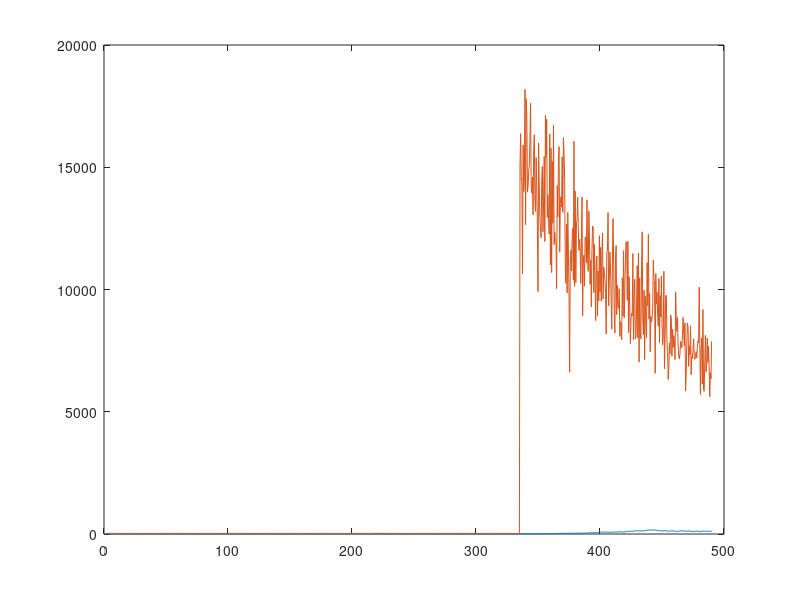
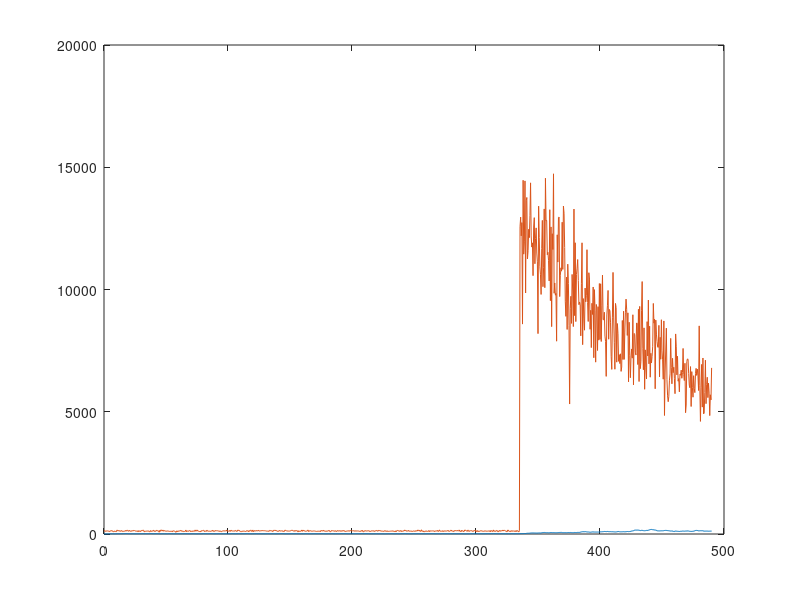
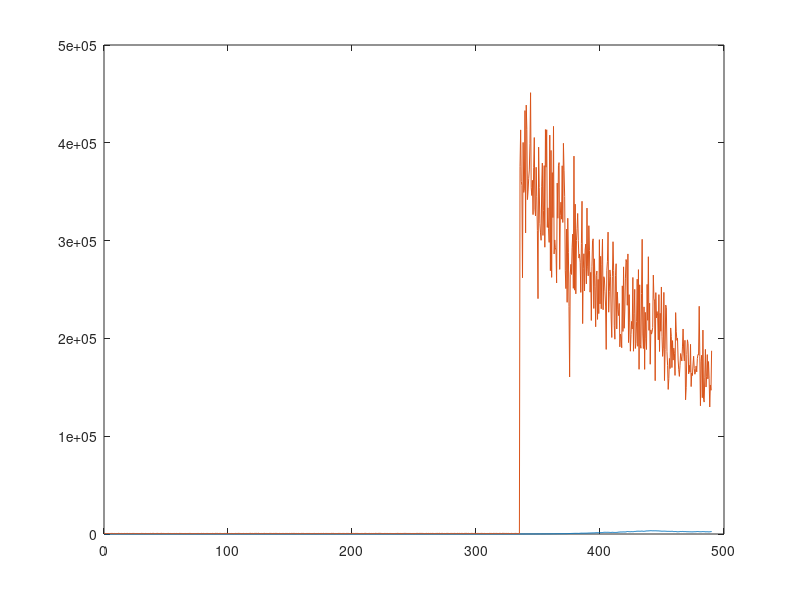
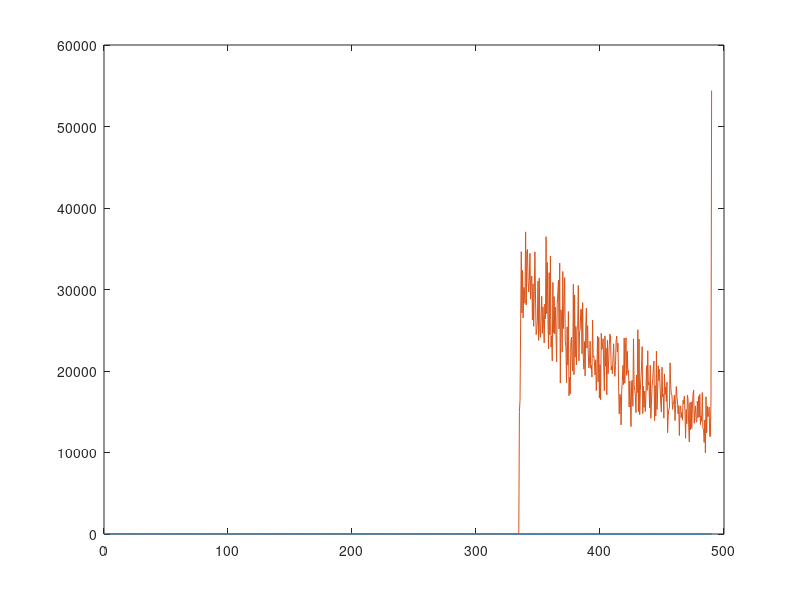

Here is the MATLAB script that generated these plots, in order: (Note: this script raises an error after producing the figures.)
load('case1.mat')
load('case2.mat')
load('case3.mat')
load('case4.mat')
load('case5.mat')
load('case6.mat')
load('case7.mat')
load('case8.mat')
load('case9.mat')
load('data_ori.mat') % só para obter a trajetória tem tudo incluido

color1=[0 0.4470 0.7410];
color2=[0.6350 0.0780 0.1840];
color3=[0.4660 0.6740 0.1880];
color4=[0.8500 0.3250 0.0980];

%% Comparar o case1 com case4 
figure(1)
    plot(0:0.5:490, case1.Var_x)
    hold on
    plot(0:0.5:490, case4.Var_x)
figure(2)
    plot(0:0.5:490, case1.Var_y)
    hold on
    plot(0:0.5:490, case4.Var_y)
figure(3)
    plot(0:0.5:490, case1.Var_z)
    hold on
    plot(0:0.5:490, case4.Var_z)
figure(4)
    plot(0:0.5:490, case1.Var_vx)
    hold on
    plot(0:0.5:490, case4.Var_vx)
figure(5)
    plot(0:0.5:490, case1.Var_vy)
    hold on
    plot(0:0.5:490, case4.Var_vy)
figure(6)
    plot(0:0.5:490, case1.Var_vz)
    hold on
    plot(0:0.5:490, case4.Var_vz)
%%  Comparar o case1 com case4 -> comparar o Kalman filter com o LS tudo ativo 
figure(7)
    plot(0:0.5:490, sqrt(case1.Var_x + case1.Var_y + case1.Var_z))
    hold on
    plot(0:0.5:490, sqrt(case4.Var_x + case4.Var_y + case4.Var_z))
    
figure(8)
    plot(0:0.5:490, sqrt(case1.Var_vx + case1.Var_vy + case1.Var_vz))
    hold on
    plot(0:0.5:490, sqrt(case4.Var_vx + case4.Var_vy + case4.Var_vz))

%% Comparar case1 e case2 (comparação de slow noise em kalman)

h=figure(9)
    plot(0:0.5:490, sqrt(case16.Var_x + case16.Var_y + case16.Var_z),'Color',color2)
    hold on
    plot(0:0.5:490, sqrt(case17.Var_x + case17.Var_y + case17.Var_z),'Color',color3)
    legend('Kalman filter with ñ', 'Kalman filter without ñ ')
    xlabel('Time [s]')
    ylabel('Position rms error [m]')
    set(h,'Units','Inches');
    pos = get(h,'Position');
    set(h,'PaperPositionMode','Auto','PaperUnits','Inches','PaperSize',[pos(3), pos(4)]);
    print(h,'fig24','-dpdf','-r0');
    
h1=figure(10)
    plot(0:0.5:490, sqrt(case16.Var_vx + case16.Var_vy + case16.Var_vz),'Color',color2)
    hold on
    plot(0:0.5:490, sqrt(case17.Var_vx + case17.Var_vy + case17.Var_vz),'Color',color3)
    legend('Kalman filter with ñ', 'Kalman filter without ñ ')
    xlabel('Time [s]')
    ylabel('Velocity rms error [m/s]')
    set(h1,'Units','Inches');
    pos = get(h1,'Position');
    set(h1,'PaperPositionMode','Auto','PaperUnits','Inches','PaperSize',[pos(3), pos(4)]);
    print(h1,'fig25','-dpdf','-r0');
%% comparar case1 e case3 -> existencia de canyon no kalman

h=figure(11)
    plot(0:0.5:490, sqrt(case16.Var_x + case16.Var_y + case16.Var_z),'Color',color2)
    hold on
    plot(0:0.5:490, sqrt(case18.Var_x + case18.Var_y + case18.Var_z),'Color',color1)
    legend('Kalman filter with canyon', 'Kalman filter without canyon ')
    xlabel('Time [s]')
    ylabel('Position rms error [m]')
    set(h,'Units','Inches');
    pos = get(h,'Position');
    set(h,'PaperPositionMode','Auto','PaperUnits','Inches','PaperSize',[pos(3), pos(4)]);
    print(h,'fig26','-dpdf','-r0');
    
h1=figure(12)
    plot(0:0.5:490, sqrt(case16.Var_vx + case16.Var_vy + case16.Var_vz),'Color',color2)
    hold on
    plot(0:0.5:490, sqrt(case18.Var_vx + case18.Var_vy + case18.Var_vz),'Color',color1)
    legend('Kalman filter with canyon', 'Kalman filter without canyon ')
    xlabel('Time [s]')
    ylabel('Velocity rms error [m/s]')
    set(h1,'Units','Inches');
    pos = get(h1,'Position');
    set(h1,'PaperPositionMode','Auto','PaperUnits','Inches','PaperSize',[pos(3), pos(4)]);
    print(h1,'fig27','-dpdf','-r0');
    
%% comparar LS e Kalman sem canyon (case3 e case6)

h1=figure(13)
    plot(0:0.5:490, sqrt(case18.Var_x + case18.Var_y + case18.Var_z),'Color',color2)
    hold on
    plot(0:0.5:490, sqrt(case6.Var_x + case6.Var_y + case6.Var_z),'Color',color3)
    legend('Kalman filter', 'Least Squares')
    xlabel('Time [s]')
    ylabel('Position rms error [m]')
    set(h1,'Units','Inches');
    pos = get(h1,'Position');
    set(h1,'PaperPositionMode','Auto','PaperUnits','Inches','PaperSize',[pos(3), pos(4)]);
    print(h1,'fig22','-dpdf','-r0');
    
h=figure(14)
    plot(0:0.5:490, sqrt(case18.Var_vx + case18.Var_vy + case18.Var_vz),'Color',color2)
    hold on
    plot(0:0.5:490, sqrt(case6.Var_vx + case6.Var_vy + case6.Var_vz),'Color',color3)
    legend('Kalman filter', 'Least Squares')
    xlabel('Time [s]')
    ylabel('Velocity rms error [m/s]')
    set(h,'Units','Inches');
    pos = get(h,'Position');
    set(h,'PaperPositionMode','Auto','PaperUnits','Inches','PaperSize',[pos(3), pos(4)]);
    print(h,'fig23','-dpdf','-r0');
%% comparação da existencia de canyon no least squares

h1=figure(15)
    plot(0:0.5:490, sqrt(case4.Var_x + case4.Var_y + case4.Var_z),'Color',color2)
    hold on
    plot(0:0.5:490, sqrt(case6.Var_x + case6.Var_y + case6.Var_z),'Color',color3)
    legend('Least Squares with canyon', 'Least Squares without canyon ')
    xlabel('Time [s]')
    ylabel('Position rms error [m]')
    set(h1,'Units','Inches');
    pos = get(h1,'Position');
    set(h1,'PaperPositionMode','Auto','PaperUnits','Inches','PaperSize',[pos(3), pos(4)]);
    print(h1,'fig7','-dpdf','-r0');
    
h=figure(16)
    plot(0:0.5:490, sqrt(case4.Var_vx + case4.Var_vy + case4.Var_vz),'Color',color2)
    hold on
    plot(0:0.5:490, sqrt(case6.Var_vx + case6.Var_vy + case6.Var_vz),'Color',color3)
    legend('Least Squares with canyon', 'Least Squares without canyon ')
    xlabel('Time [s]')
    ylabel('Velocity rms error [m/s]')
    set(h,'Units','Inches');
    pos = get(h,'Position');
    set(h,'PaperPositionMode','Auto','PaperUnits','Inches','PaperSize',[pos(3), pos(4)]);
    print(h,'fig8','-dpdf','-r0');
    
 %% expect value of trajectory
 
 h=figure(17)
    plot(case1.E_x,case1.E_y, 'Color', color2)
    hold on
    plot(case4.E_x,case4.E_y, 'Color', color3)
    plot(data_gps.receiver_orig.enu.x,data_gps.receiver_orig.enu.y, 'Color', color1)
    legend('Kalman filter', 'Least Squares', 'Original')
    xlabel('E\{x\} [m]')
    ylabel('E\{y\} [m]')
    set(h,'Units','Inches');
    pos = get(h,'Position');
    set(h,'PaperPositionMode','Auto','PaperUnits','Inches','PaperSize',[pos(3), pos(4)]);
    print(h,'fig9','-dpdf','-r0');
 
 %% tudo sem expected trajetoria
 
 h=figure(18)
    plot(data_gps.kalman.enu.x,data_gps.kalman.enu.y, 'Color', color2)
    hold on
    plot(data_gps.LS.enu.x,data_gps.LS.enu.y, 'Color', color3)
    plot(data_gps.receiver_orig.enu.x,data_gps.receiver_orig.enu.y, 'Color', color1)
    legend('Kalman filter', 'Least Squares', 'Original')
    xlabel('x [m]')
    ylabel('y [m]')
    set(h,'Units','Inches');
    pos = get(h,'Position');
    set(h,'PaperPositionMode','Auto','PaperUnits','Inches','PaperSize',[pos(3), pos(4)]);
    %print(h,'fig11','-dpdf','-r0');
 
%% Velocidades

h=figure(19)
    plot(0:0.5:490, data_gps.LS.enu.vz, 'Color', color3)
    hold on
    plot(0:0.5:490, data_gps.kalman.enu.vz, 'Color', color2)
    legend('Least Squares','Kalman filter')
    xlabel('Time [s]')
    ylabel('Velocity [m/s]')
    set(h,'Units','Inches');
    pos = get(h,'Position');
    set(h,'PaperPositionMode','Auto','PaperUnits','Inches','PaperSize',[pos(3), pos(4)]);
    print(h,'fig30','-dpdf','-r0');
 
    
 %% comparar com o numero de satelites usados no kalman filter (position)
 
 h=figure(20)
    plot(0:0.5:490, sqrt(case7.Var_x + case7.Var_y + case7.Var_z), 'Color', color2)
    hold on
    plot(0:0.5:490, sqrt(case8.Var_x + case8.Var_y + case8.Var_z), 'Color', color3)
    plot(0:0.5:490, sqrt(case9.Var_x + case9.Var_y + case9.Var_z), 'Color', color1)
    legend('4 Satellites', '6 Satellites', '8 Satellites')
    xlabel('Time [s]')
    ylabel('Position rms error [m]')
    set(h,'Units','Inches');
    pos = get(h,'Position');
    set(h,'PaperPositionMode','Auto','PaperUnits','Inches','PaperSize',[pos(3), pos(4)]);
    print(h,'fig17','-dpdf','-r0');
%% comparar com o numero de satelites usados no kalman filter (velocity)
h=figure(21)
    plot(0:0.5:490, sqrt(case7.Var_vx + case7.Var_vy + case7.Var_vz), 'Color', color2)
    hold on
    plot(0:0.5:490, sqrt(case8.Var_vx + case8.Var_vy + case8.Var_vz), 'Color', color3)
    plot(0:0.5:490, sqrt(case9.Var_vx + case9.Var_vy + case9.Var_vz), 'Color', color1)
    legend('4 Satellites', '6 Satellites', '8 Satellites')
    xlabel('Time [s]')
    ylabel('Velocity rms error [m]')
    set(h,'Units','Inches');
    pos = get(h,'Position');
    set(h,'PaperPositionMode','Auto','PaperUnits','Inches','PaperSize',[pos(3), pos(4)]);
    print(h,'fig18','-dpdf','-r0');

    
    
    